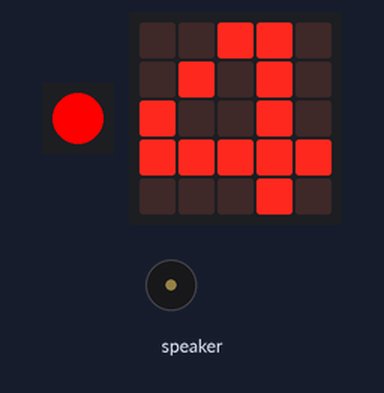
Bench run of a program on a simulated Calliope mini (MakeCode). Shown: 1 RGB LEDs in strip order, left to right, the board's 5×5 LED display, buzzer (waves = sounding). At 6.8 s the program stops and its outputs stay as they are.

Above: at 0.6 s.
At 3.8 s:
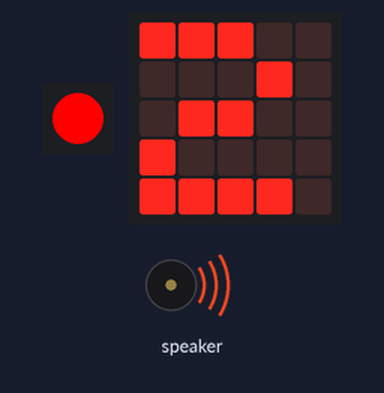
At 6.3 s:
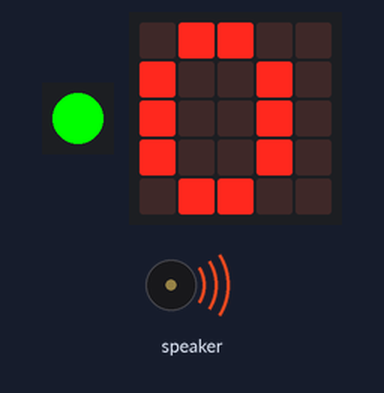
At 6.8 s:
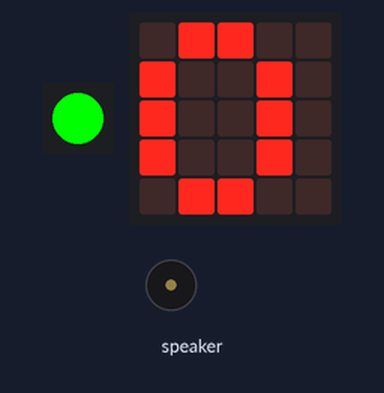
Timing chart, 0 to 8.3 s (numbered marks = the images above):
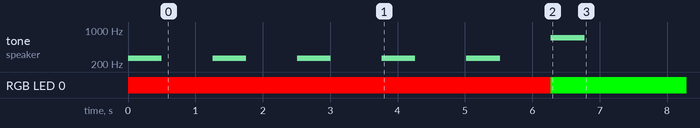

Measured:
- what the display in image 0 shows lasts 1.3 s, from 0.5 s to 1.8 s

The program:

main.ts
```typescript
basic.setLedColor(0xff0000)
let Zahl = 5
while (Zahl != 0) {
    Zahl += -1
    music.playTone(262, music.beat(BeatFraction.Whole))
    basic.showNumber(Zahl)
}
basic.setLedColor(0x00ff00)
music.playTone(698, music.beat(BeatFraction.Whole))
```

test.ts
```typescript
// Hier kann man Tests durchführen; diese Datei wird nicht kompiliert, wenn dieses Paket als Erweiterung verwendet wird.
```
